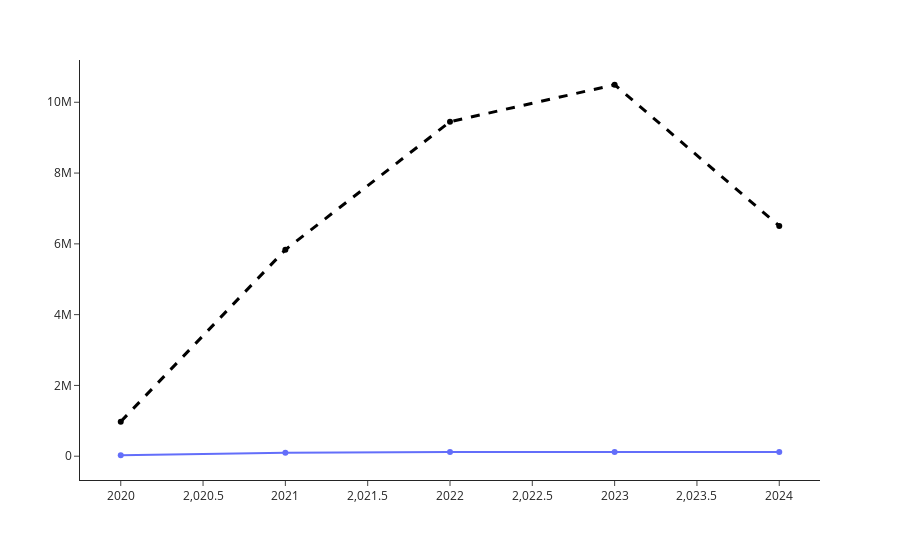

The code cell stored with this chart in its notebook:
### Code cell
import pandas as pd
import plotly.express as px
import plotly.graph_objects as go

# Load data
df = pd.read_csv("./owid-covid-data.csv")
df['date'] = pd.to_datetime(df['date'])
df = df[~df['location'].isin([
    'World', 'Asia', 'Africa', 'Europe', 'High-income countries',
    'Upper-middle-income countries', 'Lower-middle-income countries',
    'Low-income countries', 'North America', 'South America', 'European Union (27)'
])]
countries = df['location'].unique()
years = sorted(df['date'].dt.year.unique())

def get_color_map(selected_countries):
    palette = px.colors.qualitative.Plotly
    return {country: palette[i % len(palette)] for i, country in enumerate(selected_countries)}

def update_line_plot(selected_countries, selected_metric, year_range):
    lower, upper = year_range
    dff = df[
        df['location'].isin(selected_countries) &
        (df['date'].dt.year >= lower) &
        (df['date'].dt.year <= upper)
    ].copy()
    dff['year'] = dff['date'].dt.year
    metric_by_year = dff.groupby(['location', 'year'])[selected_metric].max().reset_index()

    color_map = get_color_map(selected_countries)

    # Average for ALL countries (in the selected year range)
    df_all = df[(df['date'].dt.year >= lower) & (df['date'].dt.year <= upper)].copy()
    df_all['year'] = df_all['date'].dt.year
    metric_all = df_all.groupby(['location', 'year'])[selected_metric].sum().reset_index()
    avg_by_year = metric_all.groupby('year')[selected_metric].mean().reset_index()

    fig = px.line(
        metric_by_year,
        x='year',
        y=selected_metric,
        color='location',
        markers=True,
        color_discrete_map=color_map,
        title='',
        labels={selected_metric: selected_metric.replace("_", " ").title(), 'year': 'Year', 'location': 'Country'},
        template="simple_white"
    )
    # Add average line (all countries)
    fig.add_trace(
        go.Scatter(
            x=avg_by_year['year'],
            y=avg_by_year[selected_metric],
            mode='lines+markers',
            name='Average (All Countries)',
            line=dict(color='black', width=3, dash='dash')
        )
    )
    fig.update_layout(
        showlegend=False,
        xaxis_title=None,
        yaxis_title=None
    )
    return fig

# Example usage in notebook:
selected_countries = ['Poland']
selected_metric = 'total_deaths'
year_range = [2020, 2024]
fig = update_line_plot(selected_countries, selected_metric, year_range)
fig.show()

### Figure 1 — Plotly figure (JSON) as saved in the notebook; plotly's stock layout.template omitted (floating-point values rounded to 4 significant figures)
{"data": [{"hovertemplate": "Country=Poland<br>Year=%{x}<br>Total Deaths=%{y}<extra></extra>", "legendgroup": "Poland", "line": {"color": "#636EFA", "dash": "solid"}, "marker": {"symbol": "circle"}, "mode": "lines+markers", "name": "Poland", "orientation": "v", "showlegend": true, "type": "scatter", "x": [2020, 2021, 2022, 2023, 2024], "xaxis": "x", "y": [27210.0, 94330.0, 118500.0, 120200.0, 120700.0], "yaxis": "y"}, {"line": {"color": "black", "dash": "dash", "width": 3}, "mode": "lines+markers", "name": "Average (All Countries)", "type": "scatter", "x": [2020, 2021, 2022, 2023, 2024], "y": [976400.0, 5834000.0, 9450000.0, 10500000.0, 6506000.0]}], "layout": {"legend": {"title": {"text": "Country"}, "tracegroupgap": 0}, "margin": {"t": 60}, "showlegend": false, "xaxis": {"anchor": "y", "domain": [0, 1], "title": {}}, "yaxis": {"anchor": "x", "domain": [0, 1], "title": {}}}}
